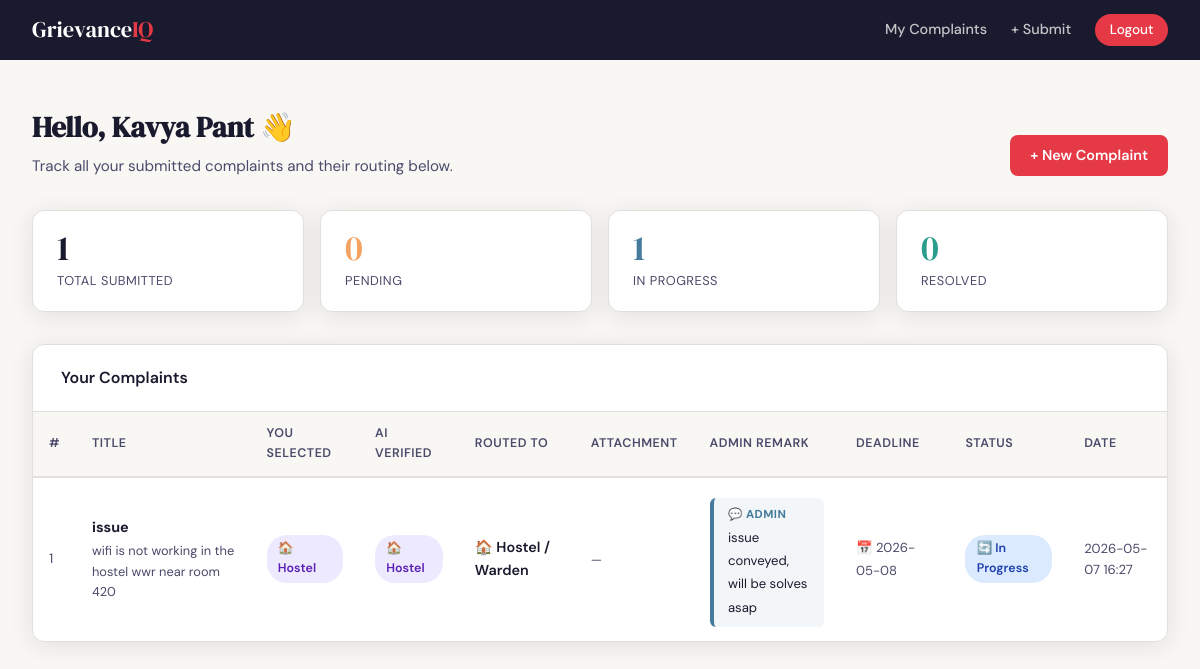
/dashboard (signed in), run on the app's committed database.
### tables this page shows
CREATE TABLE complaints (
            id             INTEGER PRIMARY KEY AUTOINCREMENT,
            title          TEXT    NOT NULL,
            description    TEXT    NOT NULL,
            category       TEXT    NOT NULL,
            ai_category    TEXT    NOT NULL,
            ai_confidence  REAL    DEFAULT 0.0,
            ai_source      TEXT    DEFAULT 'keyword_fallback',
            routed_to      TEXT    NOT NULL,
            status         TEXT    NOT NULL DEFAULT 'Pending',
            attachment     TEXT    DEFAULT NULL,
            admin_remark   TEXT    DEFAULT NULL,
            resolve_by     TEXT    DEFAULT NULL,
            is_overdue     INTEGER DEFAULT 0,
            user_id        INTEGER NOT NULL,
            submitted_at   TEXT    NOT NULL,
            FOREIGN KEY(user_id) REFERENCES users(id)
        );

### app.py (the view)
@app.route('/dashboard')
def student_dashboard():
    if 'user_id' not in session or session['user_role'] != 'student':
        return redirect(url_for('login'))
    check_overdue_complaints()
    conn = get_db()
    complaints = conn.execute(
        'SELECT * FROM complaints WHERE user_id=? ORDER BY submitted_at DESC',
        (session['user_id'],)
    ).fetchall()
    conn.close()
    stats = {'Pending': 0, 'In Progress': 0, 'Resolved': 0}
    for c in complaints:
        if c['status'] in stats:
            stats[c['status']] += 1
    return render_template('student_dashboard.html',
                           complaints=complaints,
                           stats=stats,
                           departments=DEPARTMENTS)

### app.py (called while the page is built)
def get_db():
    conn = sqlite3.connect('grievance.db')
    conn.row_factory = sqlite3.Row
    return conn

def check_overdue_complaints():
    today = date.today().isoformat()
    conn = get_db()
    conn.execute('''
        UPDATE complaints SET is_overdue = 1
        WHERE resolve_by IS NOT NULL
          AND resolve_by < ?
          AND status != 'Resolved'
          AND is_overdue = 0
    ''', (today,))
    conn.commit()
    conn.close()

### templates/student_dashboard.html (shortened to what this page needs)
{% extends "base.html" %}
{% block content %}
<div class="page">
    <div style="display:flex; align-items:center; justify-content:space-between; margin-bottom:.25rem; flex-wrap:wrap; gap:1rem;">
        <div>
            <h1 class="page-title">Hello, {{ session.user_name }} 👋</h1>
            <p class="page-subtitle">Track all your submitted complaints and their routing below.</p>
        </div>
        <a href="{{ url_for('submit_complaint') }}" class="btn btn-accent">+ New Complaint</a>
    </div>
    <div class="stats-grid">
        <div class="stat-card stat-total">
            <div class="number">{{ complaints | length }}</div>
            <div class="label">Total Submitted</div>
        </div>
        <div class="stat-card stat-pending">
            <div class="number">{{ stats.Pending }}</div>
            <div class="label">Pending</div>
        </div>
        <div class="stat-card stat-progress">
            <div class="number">{{ stats['In Progress'] }}</div>
            <div class="label">In Progress</div>
        </div>
        <div class="stat-card stat-resolved">
            <div class="number">{{ stats.Resolved }}</div>
            <div class="label">Resolved</div>
        </div>
    </div>
    <div class="card">
        <div class="card-header">
            <span style="font-weight:600;">Your Complaints</span>
        </div>
        {% if complaints %}
        <div class="table-wrap">
            <table>
                <thead>
                    <tr>
                        <th>#</th>
                        <th>Title</th>
                        <th>You Selected</th>
                        <th>AI Verified</th>
                        <th>Routed To</th>
                        <th>Attachment</th>
                        <th>Admin Remark</th>
                        <th>Deadline</th>
                        <th>Status</th>
                        <th>Date</th>
                    </tr>
                </thead>
                <tbody>
                    {% for c in complaints %}
                    <tr {% if c.is_overdue %}class="row-overdue"{% endif %}>
                        <td style="color:var(--ink-soft); font-size:.85rem;">{{ c.id }}</td>
                        <td>
                            <strong>{{ c.title }}</strong>
                            <div style="font-size:.8rem; color:var(--ink-soft); margin-top:.15rem;">
                                {{ c.description[:80] }}{% if c.description|length > 80 %}…{% endif %}
                            </div>
                        </td>
                        <td>
                            <span class="badge badge-{{ c.category | lower }}">
                                {% if c.category in departments %}{{ departments[c.category].icon }}{% endif %}
                                {{ c.category }}
                            </span>
                        </td>
                        <td>
                            <span class="badge badge-{{ c.ai_category | lower }}
                                {% if c.category != c.ai_category and c.category != 'Other' %} badge-mismatch{% endif %}">
                                {% if c.ai_category in departments %}{{ departments[c.ai_category].icon }}{% endif %}
                                {{ c.ai_category }}
                            </span>
                        </td>
                        <td>
                            {% if c.routed_to in departments %}
                                <span style="font-weight:600;">
                                    {{ departments[c.routed_to].icon }}
                                    {{ departments[c.routed_to].label }}
                                </span>
                            {% else %}
                                {{ c.routed_to }}
                            {% endif %}
                        </td>
                        <td>
                            {% if c.attachment %}
                                <a href="{{ url_for('uploaded_file', filename=c.attachment) }}"
                                   target="_blank"
                                   style="font-size:.82rem; color:var(--accent2); font-weight:600; text-decoration:none;">
                                    📎 View file
                                </a>
                            {% else %}
                                <span style="font-size:.8rem; color:var(--ink-soft);">—</span>
                            {% endif %}
                        </td>
                        <td style="max-width:180px;">
                            {% if c.admin_remark %}
                                <div class="admin-remark-box">
                                    <span class="remark-label">💬 Admin</span>
                                    <span style="font-size:.82rem;">{{ c.admin_remark }}</span>
                                </div>
                            {% else %}
                                <span style="font-size:.8rem; color:var(--ink-soft);">—</span>
                            {% endif %}
                        </td>
                        <td>
                            {% if c.resolve_by %}
                                <span class="deadline-info {% if c.is_overdue %}overdue-date{% endif %}">
                                    📅 {{ c.resolve_by }}
                                </span>
                            {% else %}
                                <span style="font-size:.8rem; color:var(--ink-soft);">—</span>
                            {% endif %}
                        </td>
                        <td>
                            {% if c.status == 'Pending' %}
                                <span class="badge badge-pending">⏳ Pending</span>
                            {% elif c.status == 'In Progress' %}
                                <span class="badge badge-progress">🔄 In Progress</span>
                            {% else %}
                                <span class="badge badge-resolved">✅ Resolved</span>
                            {% endif %}
                        </td>
                        <td style="font-size:.82rem; color:var(--ink-soft);">{{ c.submitted_at }}</td>
                    </tr>
                    {% endfor %}
                </tbody>
            </table>
        </div>
        {% else %}
        <div class="empty-state">
            <div class="icon">📭</div>
            <p>No complaints yet. Submit your first one!</p>
            <a href="{{ url_for('submit_complaint') }}" class="btn btn-accent" style="margin-top:1rem;">Submit a Complaint</a>
        </div>
        {% endif %}
    </div>
</div>
{% endblock %}

### templates/base.html (style rules this page uses)
*, *::before, *::after { box-sizing: border-box; margin: 0; padding: 0; }
:root { --ink: #1a1a2e; --ink-soft: #4a4a6a; --surface: #f8f7f4; --white: #ffffff; --accent: #e63946; --accent2: #457b9d; --accent3: #2a9d8f; --warn: #f4a261; --border: #e2e0da; --shadow: 0 4px 24px rgba(26,26,46,.10); --radius: 12px; }
body { font-family: 'DM Sans', sans-serif; background: var(--surface); color: var(--ink); min-height: 100vh; line-height: 1.6; }
.page { padding: 2rem; max-width: 1200px; margin: 0 auto; }
.card { background: var(--white); border-radius: var(--radius); box-shadow: var(--shadow); border: 1px solid var(--border); }
.card-header { padding: 1.25rem 1.75rem; border-bottom: 1px solid var(--border); display: flex; align-items: center; justify-content: space-between; }
.stats-grid { display: grid; grid-template-columns: repeat(auto-fit, minmax(150px, 1fr)); gap: 1rem; margin-bottom: 2rem; }
.stat-card { background: var(--white); border-radius: var(--radius); padding: 1.25rem 1.5rem; border: 1px solid var(--border); box-shadow: var(--shadow); }
.stat-card .number { font-family: 'DM Serif Display', serif; font-size: 2.2rem; line-height: 1; }
.stat-card .label { font-size: .8rem; color: var(--ink-soft); margin-top: .25rem; text-transform: uppercase; letter-spacing: .5px; }
.stat-pending .number { color: var(--warn); }
.stat-progress .number { color: var(--accent2); }
.stat-resolved .number { color: var(--accent3); }
.stat-total .number { color: var(--ink); }
.table-wrap { overflow-x: auto; }
table { width: 100%; border-collapse: collapse; font-size: .9rem; }
th { background: var(--surface); padding: .75rem 1rem; text-align: left; font-weight: 600; font-size: .78rem; text-transform: uppercase; letter-spacing: .5px; color: var(--ink-soft); border-bottom: 2px solid var(--border); }
td { padding: .9rem 1rem; border-bottom: 1px solid var(--border); vertical-align: middle; }
tr:last-child td { border-bottom: none; }
.badge { display: inline-block; padding: .25rem .7rem; border-radius: 20px; font-size: .78rem; font-weight: 600; }
.badge-progress { background: #dbeafe; color: #1e40af; }
.badge-hostel { background: #ede9fe; color: #5b21b6; }
.btn { display: inline-block; padding: .55rem 1.25rem; border-radius: 8px; border: none; cursor: pointer; font-family: 'DM Sans', sans-serif; font-size: .9rem; font-weight: 600; text-decoration: none; transition: opacity .15s, transform .1s; }
.btn-accent { background: var(--accent); color: var(--white); }
.page-title { font-family: 'DM Serif Display', serif; font-size: 1.8rem; color: var(--ink); margin-bottom: .25rem; }
.page-subtitle { color: var(--ink-soft); font-size: .95rem; margin-bottom: 1.75rem; }
.admin-remark-box { background: rgba(69,123,157,.07); border-left: 4px solid var(--accent2); border-radius: 6px; padding: .5rem .9rem; margin-top: .35rem; }
.remark-label { font-size: .72rem; font-weight: 700; color: var(--accent2); text-transform: uppercase; letter-spacing: .04em; display: block; margin-bottom: .15rem; }
.deadline-info { font-size: .82rem; color: var(--ink-soft); margin-top: .25rem; }

### data on the page
complaints: id "1", title "issue", description "wifi is not working in the hostel wwr near room 420", category "🏠", category "Hostel", ai_category "🏠", ai_category "Hostel", routed_to "🏠", routed_to "Hostel / Warden", admin_remark "issue conveyed, will be solves asap", resolve_by "2026-05-08", status "🔄 In Progress", submitted_at "2026-05-07 16:27"

### other printed values
{{ session.user_name }} "Kavya Pant"
{{ complaints | length }} "1"
{{ stats.Pending }} "0"
{{ stats['In Progress'] }} "1"
{{ stats.Resolved }} "0"
